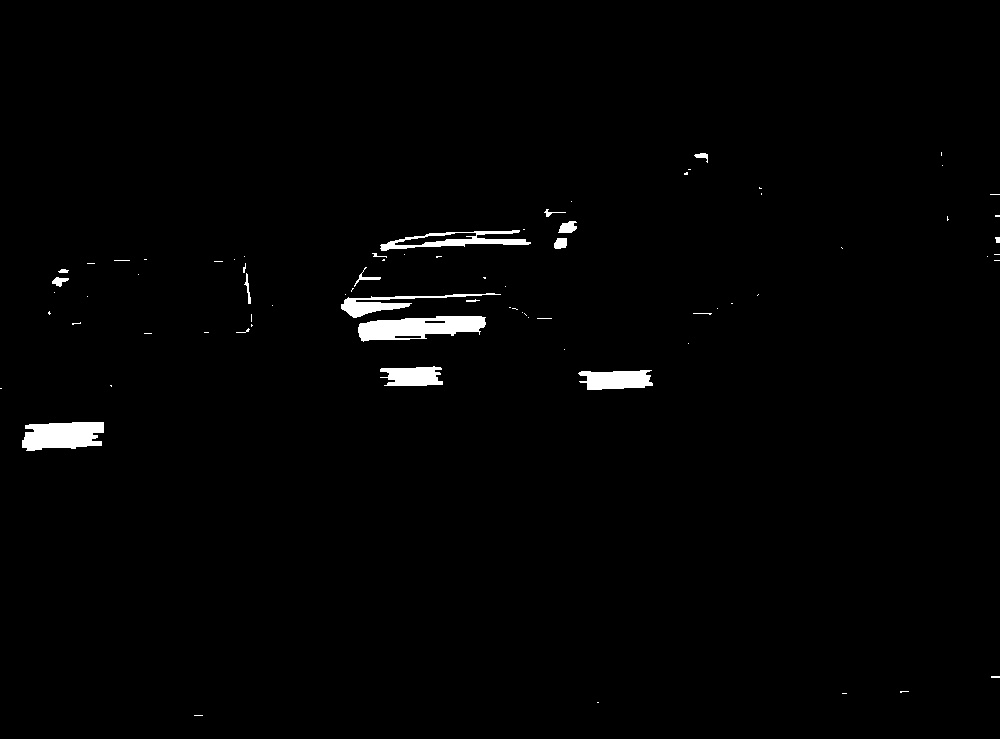
#> input picture resources/image/debug/3817_48_morph_close.jpg, 1000 x 739 px
$ python -i CPlateLocate.py   (imports and definitions only)
#> lines starting #> are read from the running program, lines starting #| are printed output that depends on the picture; after the words box and inside, x2 and y2 are one past the last pixel; in counts of white or black regions, pixels touching at a corner belong together
#> further down, picture is the input picture: shape (739, 1000, 3); min 0, max 255, mean 3.3
# -*- coding:utf-8 -*-
"""
@author:SiriYang
@file:CPlateLocate.py
@time:2018/8/8 11:15
"""

import cv2 as cv
import numpy as np

from prmod.config import Color
from test.core_func import calcSafeRect


class CPlateLocate:
    DEFAULT_GAUSSIANBLUR_SIZE = 5
    SOBEL_SCALE = 1
    SOBEL_DELTA = 0
    SOBEL_DDEPTH = cv.CV_16S
    SOBEL_X_WEIGHT = 1
    SOBEL_Y_WEIGHT = 0
    DEFAULT_MORPH_SIZE_WIDTH = 17
    DEFAULT_MORPH_SIZE_HEIGHT = 3

    WIDTH = 136
    HEIGHT = 36
    TYPE = cv.CV_8UC3

    DEFAULT_ERROR = 0.9
    DEFAULT_ASPECT = 3.75
    DEFAULT_VERIFY_MIN = 2
    DEFAULT_VERIFY_MAX = 24

    DEFAULT_ANGLE = 60

    DEFAULT_DEBUG = False

    def __init__(self):
        # 高斯模糊所用变量
        self.__GaussianBlurSize = CPlateLocate.DEFAULT_GAUSSIANBLUR_SIZE

        # 连接操作所用变量
        self.__MorphSizeWidth = CPlateLocate.DEFAULT_MORPH_SIZE_WIDTH
        self.__MorphSizeHeight = CPlateLocate.DEFAULT_MORPH_SIZE_HEIGHT

        # verifySize所用变量
        self.__error = CPlateLocate.DEFAULT_ERROR
        self.__aspect = CPlateLocate.DEFAULT_ASPECT
        self.__verifyMin = CPlateLocate.DEFAULT_VERIFY_MIN
        self.__verifyMax = CPlateLocate.DEFAULT_VERIFY_MAX

        # 角度判断所用变量
        self.__angle = CPlateLocate.DEFAULT_ANGLE

        # 是否开启调试模式，0关闭，非0开启
        self.__debug = CPlateLocate.DEFAULT_DEBUG

    def verifySizes(self, mr):

        error = self.__error

        """
        China car plate size: 440mm*140mm，aspect 3.142857
        Real car plate size: 136 * 32, aspect 4
        """
        aspect = self.__aspect

        min = self.__verifyMin * 34 * 8
        max = self.__verifyMax * 34 * 8

        rmin = aspect - aspect * error
        rmax = aspect + aspect * error

        width = mr[1][0]
        height = mr[1][1]

        if width == 0 or height == 0:
            return False

        area = width * height
        r = width / height

        if r < 1:
            r = height / width

        if area < min or area > max or r < rmin or r > rmax:
            return False
        else:
            return True

    # [17 lines left out: function setLifemode, not called in this run]

    def plateLocate(self, src, index):
        pass

    # [14 lines left out: functions plateColorLocate, colorSearch, not called in this run]

    def plateSobelLocateOld(self,src):
        """
        定位车牌图像
        :param src:原始图像
        :return:
            resultList 一个numpy.ndarray的list，存储所有抓取到的图像
            成功返回0，否则返回-1
        """
        resultList = []
        debugList = []

        scale = CPlateLocate.SOBEL_SCALE
        delta = CPlateLocate.SOBEL_DELTA
        ddepth = CPlateLocate.SOBEL_DDEPTH

        if type(src) == None:
            return -1, resultList, debugList

        # 高斯模糊。第二个参数中的数字影响车牌定位的效果。
        src_blur = cv.GaussianBlur(src, (self.__GaussianBlurSize, self.__GaussianBlurSize), 0, 0, cv.BORDER_DEFAULT)

        if self.__debug:
            cv.imwrite("resources/image/tmp/CPlateLocate_plateLocate_src_blur.jpg", src_blur)
            debugList.append(src_blur)

        # 将其转换为灰度图
        src_gray = cv.cvtColor(src_blur, cv.COLOR_BGR2GRAY)

        if self.__debug:
            cv.imwrite("resources/image/tmp/CPlateLocate_plateLocate_src_gray.jpg", src_gray)
            debugList.append(src_gray)

        grad_x = cv.Sobel(src_gray, ddepth, 1, 0, 3, 1, scale, delta, cv.BORDER_DEFAULT)
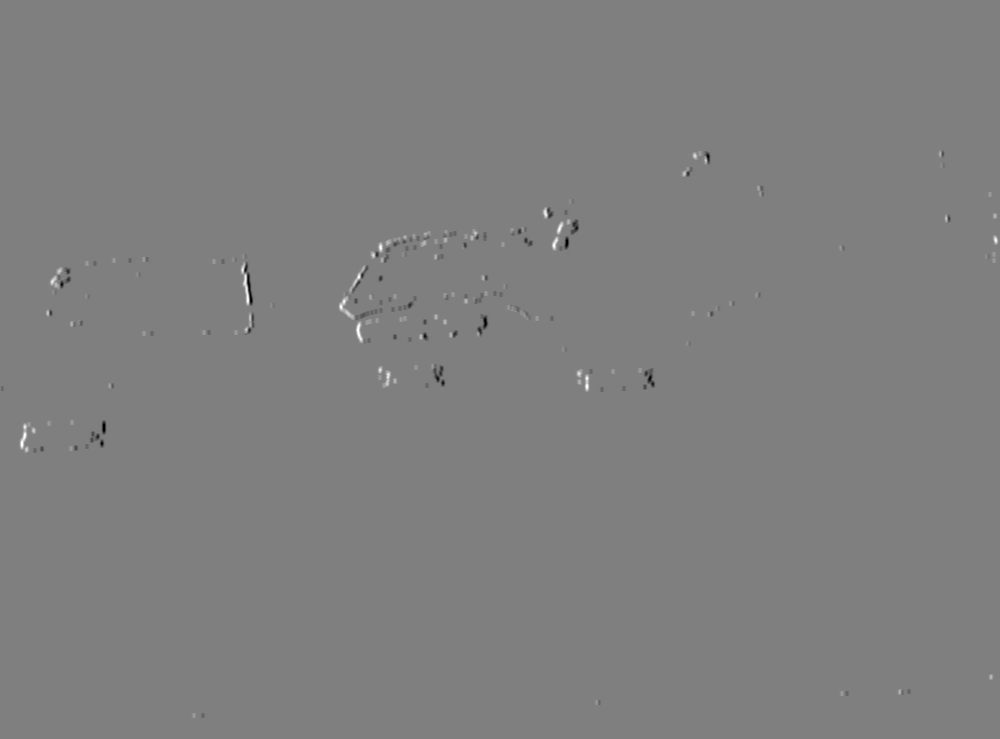
#> grad_x: shape (739, 1000) int16; min -159, max 159, mean 0; drawn with min black and max white
        abs_grad_x = cv.convertScaleAbs(grad_x)

        grad_y = cv.Sobel(src_gray, ddepth, 0, 1, 3, 1, scale, delta, cv.BORDER_DEFAULT)
        abs_grad_y = cv.convertScaleAbs(grad_y)
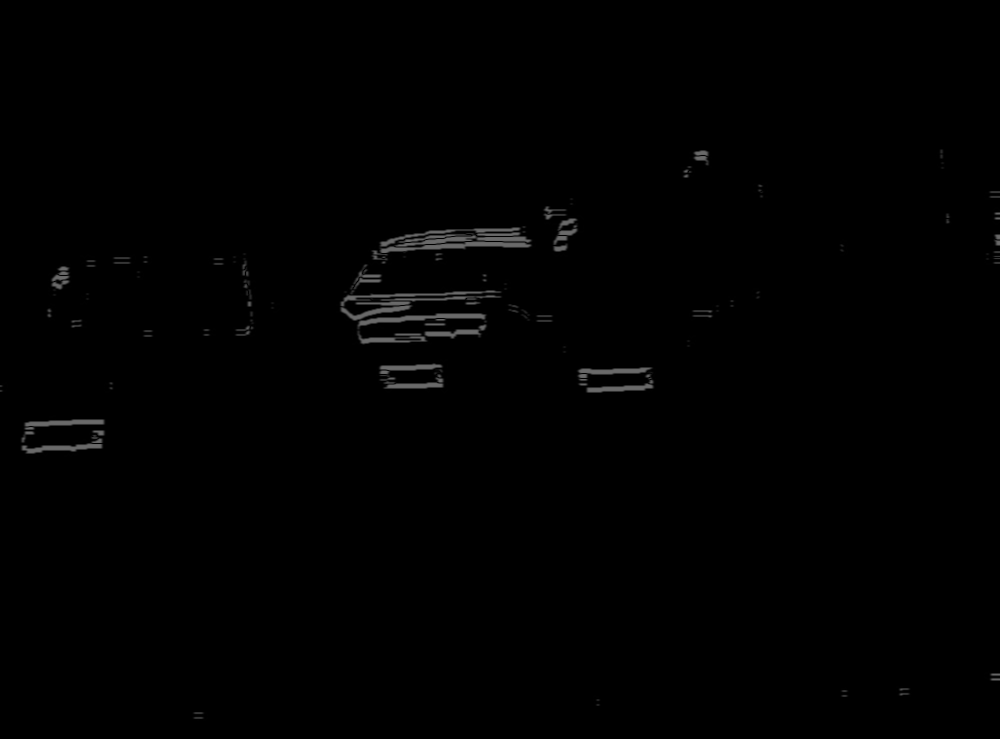
#> abs_grad_y: shape (739, 1000); min 0, max 107, mean 1.1

        grad = cv.addWeighted(abs_grad_x, CPlateLocate.SOBEL_X_WEIGHT, abs_grad_y, CPlateLocate.SOBEL_Y_WEIGHT, 0)

        if self.__debug:
            cv.imwrite("resources/image/tmp/CPlateLocate_plateLocate_grad.jpg", grad)
            debugList.append(grad)

        img_threshold = cv.threshold(grad, 0, 255, cv.THRESH_OTSU + cv.THRESH_BINARY)[1]
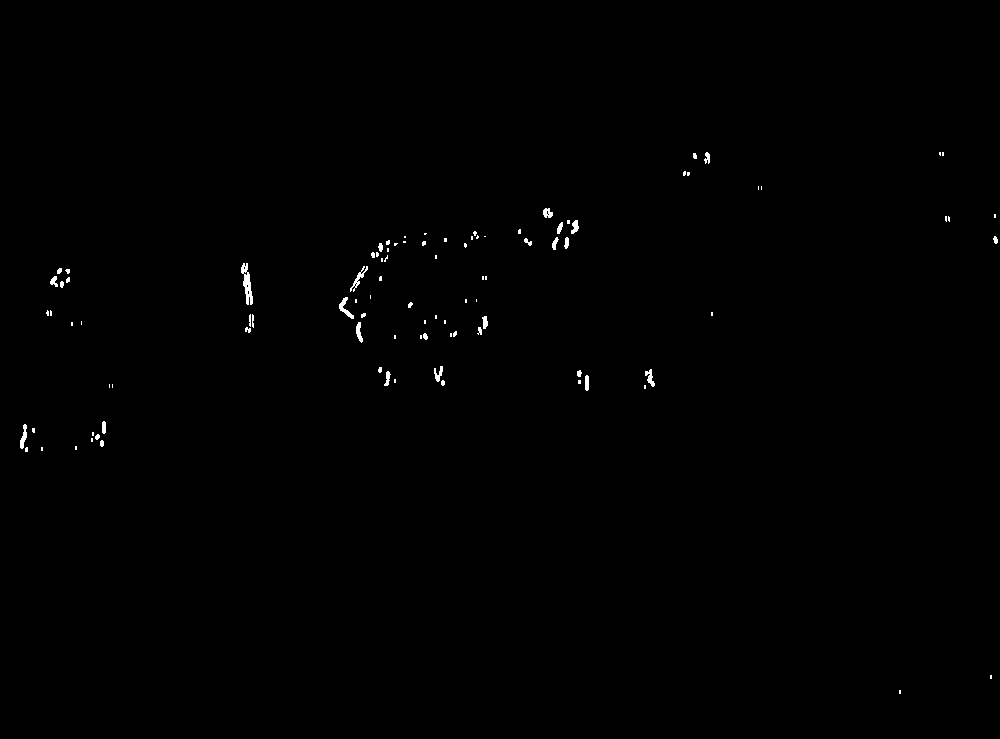
#> img_threshold: shape (739, 1000); 0.33% white; 99 white regions (63 under 20 px), largest, box (x1, y1, x2, y2) and area: (241, 263, 253, 305) 252, (350, 266, 368, 292) 116, (339, 297, 354, 319) 116

        if self.__debug:
            cv.imwrite("resources/image/tmp/CPlateLocate_plateLocate_img_threshold.jpg", img_threshold)
            debugList.append(img_threshold)

        element = cv.getStructuringElement(cv.MORPH_RECT, (self.__MorphSizeWidth, self.__MorphSizeHeight))
        img_threshold_close = cv.morphologyEx(img_threshold, cv.MORPH_CLOSE, element)
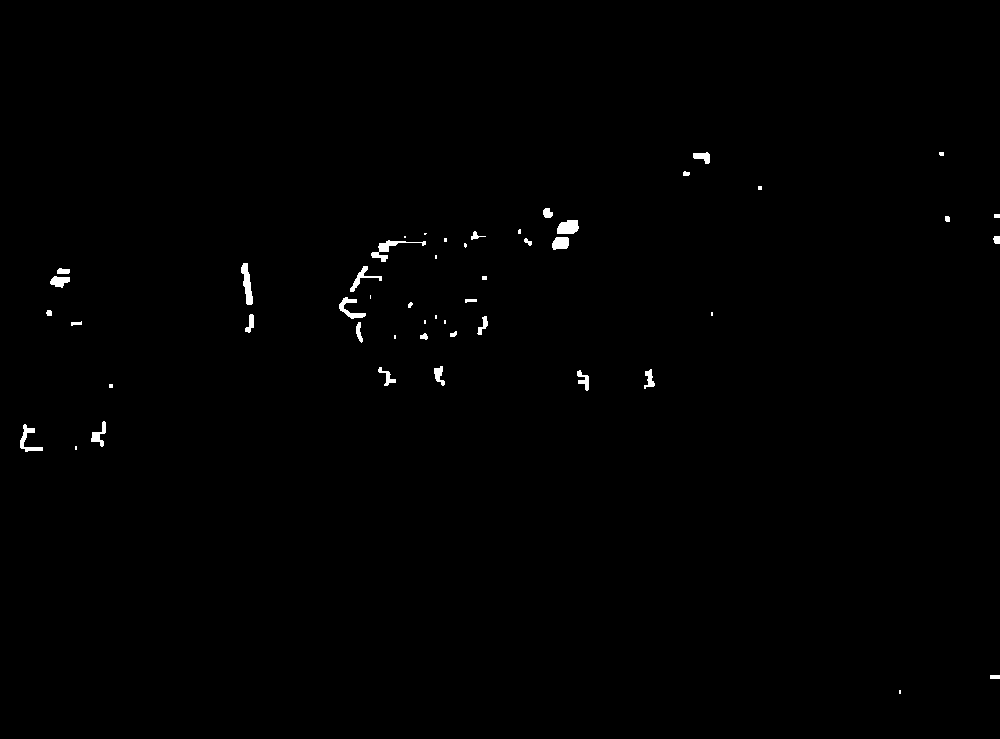
#> img_threshold_close: shape (739, 1000); 0.49% white; 50 white regions (17 under 20 px)

        if self.__debug:
            cv.imwrite("resources/image/tmp/CPlateLocate_plateLocate_img_threshold_close.jpg", img_threshold_close)
            debugList.append(img_threshold_close)

        contours = cv.findContours(img_threshold_close, cv.RETR_EXTERNAL, cv.CHAIN_APPROX_NONE)[1]
#> contours = 50 contours, 22 with area under 20; largest, box (x1, y1, x2, y2) and area: (241, 263, 253, 305) 232, (557, 220, 579, 234) 226, (371, 240, 426, 262) 205, (339, 297, 366, 319) 172, (20, 424, 43, 452) 163

        if self.__debug:
            result = src.copy()
            drawContoursResult = cv.drawContours(result, contours, -1, (0, 0, 255), 1)
            cv.imwrite("resources/image/tmp/CPlateLocate_plateLocate_drawContoursResult.jpg", drawContoursResult)
            debugList.append(drawContoursResult)

        if self.__debug:
            rect_img = result.copy()
            debugList.append(rect_img)

        k = 0
        for i in range(len(contours)):
            mr = cv.minAreaRect(contours[i])
            if self.verifySizes(mr):

                width = mr[1][0]
                height = mr[1][1]
                r = width / height
                angle = mr[2]
                center = (mr[0][0] + width / 2, mr[0][1] + height / 2)
                if r < 1:
                    angle = 90 + angle
                    width, height = height, width
                if angle - self.__angle < 0 and angle + self.__angle > 0:
                    rotmat = cv.getRotationMatrix2D(center, angle, 1)
                    rows, cols = src.shape[0], src.shape[1]
                    img_rotated = cv.warpAffine(src, rotmat, (rows, cols), cv.INTER_CUBIC)
                    k += 1
                    resultMat = self.showResultMat(img_rotated, (int(width), int(height)), mr[0], k)
                    resultList.append(resultMat)

                    if self.__debug:
                        rect_points = cv.boxPoints(mr)
                        rect_points = np.int0(rect_points)
                        rect_img = cv.drawContours(rect_img, [rect_points], -1, (0, 255, 255), 1)
#> this loop made 50 passes
#> (mr, area in verifySizes, angle, center, rotmat) on passes 30, 34: (((362.8, 276.6), (34.34, 19.61), -21.45), 673.4, -21.45, (380, 286.4), [[0.931, -0.366, 131], [0.366, 0.931, -119.1]]), (((397, 245.7), (55.2, 18.92), -22.83), 1044.3, -22.83, (424.6, 255.1), [[0.922, -0.388, 132.3], [0.388, 0.922, -144.8]])
#> (mr, area in verifySizes, angle, center) on pass 4: (((31, 437.5), (27, 22), -90), 594, -90, (44.5, 448.5))
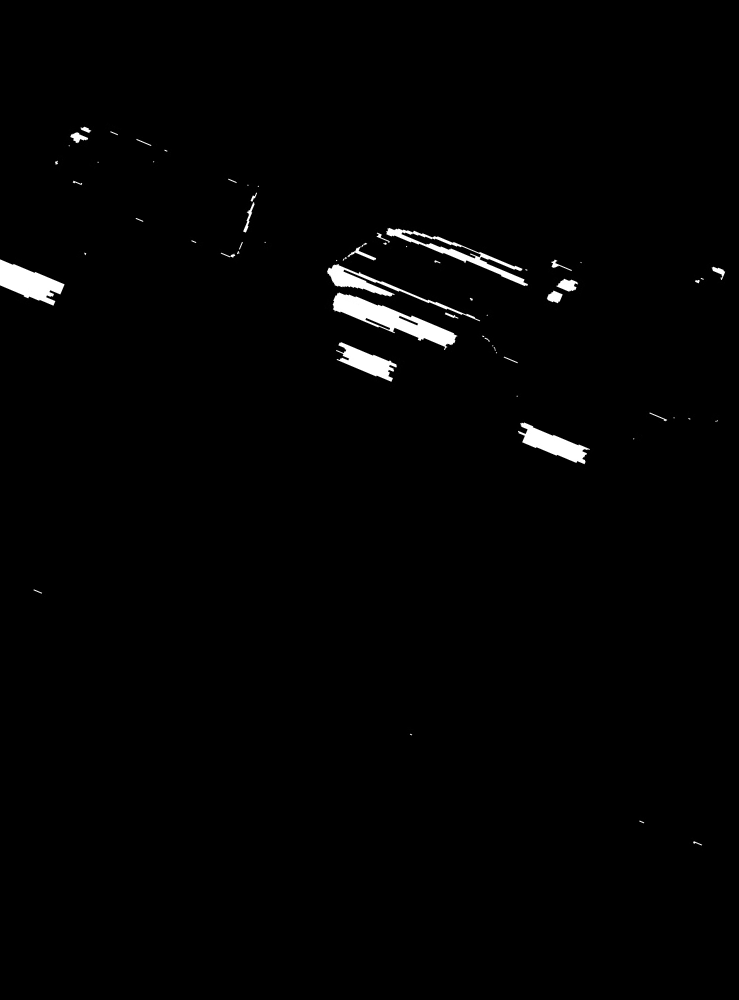
#> img_rotated: shape (1000, 739, 3); min 0, max 255, mean 3.1
#> after the loop, k = 2; resultList = 2 items

        if self.__debug:
            cv.imwrite("resources/image/tmp/CPlateLocate_plateLocate_rect_img.jpg", rect_img)

        return 0, resultList, debugList

    # [114 lines left out: functions plateSobelLocate, sobelFrtSearch, sobelSecSearchPart, sobelOper, not called in this run]


    def showResultMat(self, src, rect_size, point, index):

        img_crop = cv.getRectSubPix(src, rect_size, point)

        resultResized = cv.resize(img_crop, (CPlateLocate.WIDTH, CPlateLocate.HEIGHT), cv.INTER_CUBIC)

        if self.__debug:
            cv.imwrite("resources/image/tmp/CPlateLocate_plateLocate_resultResized" + str(index) + ".jpg", resultResized)

        return resultResized

    def setGaussianBlurSize(self, param):
        self.__GaussianBlurSize = param

    def getGaussianBlurSize(self):
        return self.__GaussianBlurSize

    def setMorphSizeWidth(self, param):
        self.__MorphSizeWidth = param

    def getMorphSizeWidth(self, param):
        return self.__MorphSizeWidth

    def setMorphSizeHeight(self, param):
        self.__MorphSizeHeight = param

    def getMorphSizeHeight(self, param):
        return self.__MorphSizeHeight

    def setVerifyError(self, param):
        self.__error = param

    def getVerifyError(self):
        return self.__error

    def setVerifyAspect(self, param):
        self.__aspect = param

    def getVerifyAspect(self):
        return self.__aspect

    def setVerifyMin(self, param):
        self.__verifyMin = param

    def setVerifyMiax(self, param):
        self.__verifyMax = param

    def setJudgeAngle(self, param):
        self.__angle = param

    def setDebug(self, param):
        self.__debug = param

    def getDebug(self):
        return self.__debug

>>> import cv2
>>> picture = cv2.imread('../resources/image/debug/3817_48_morph_close.jpg')
>>> result = CPlateLocate().plateSobelLocateOld(picture)

$ run again, on resources/image/debug/3817_50_morph_close.jpg
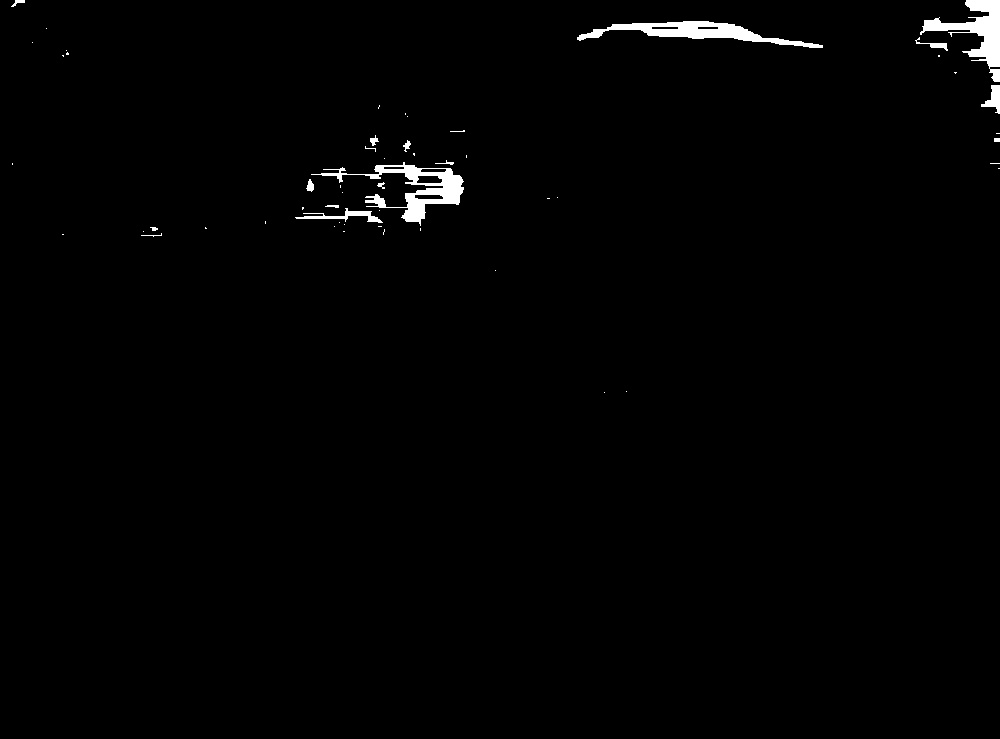
#> input picture resources/image/debug/3817_50_morph_close.jpg, 1000 x 739 px
#> picture is the input picture: shape (739, 1000, 3); min 0, max 255, mean 2.8
#> in plateSobelLocateOld, `img_threshold = cv.threshold(grad, 0, 255, cv.THRESH_OTSU + cv.THRESH_..`:
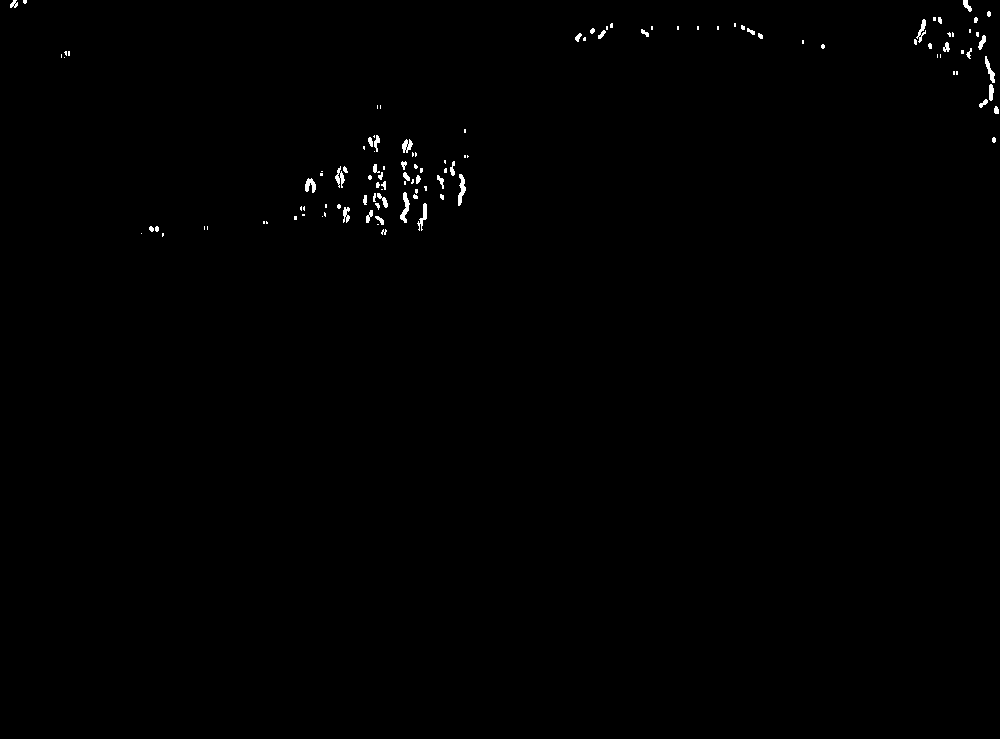
#> img_threshold: shape (739, 1000); 0.39% white; 116 white regions (68 under 20 px), largest, box (x1, y1, x2, y2) and area: (400, 192, 410, 223) 139, (458, 174, 466, 206) 136, (417, 203, 427, 231) 109
#> img_threshold_close: shape (739, 1000); 0.72% white; 36 white regions (15 under 20 px)
#> contours = 36 contours, 19 with area under 20; largest, box (x1, y1, x2, y2) and area: (400, 160, 466, 231) 1472, (914, 17, 1000, 114) 911, (325, 204, 384, 225) 279, (575, 23, 613, 42) 240, (363, 193, 388, 210) 236
#> the loop in plateSobelLocateOld, `for i in range(len(contours)):` made 36 passes
#> (mr, area in verifySizes, angle, center, rotmat) on pass 11: (((353.8, 215.3), (16.99, 60.64), -79.7), 1030.6, 10.3, (362.3, 245.6), [[0.984, 0.179, -38.1], [-0.179, 0.984, 68.76]])
#> after the loop in plateSobelLocateOld, `for i in range(len(contours)):`:
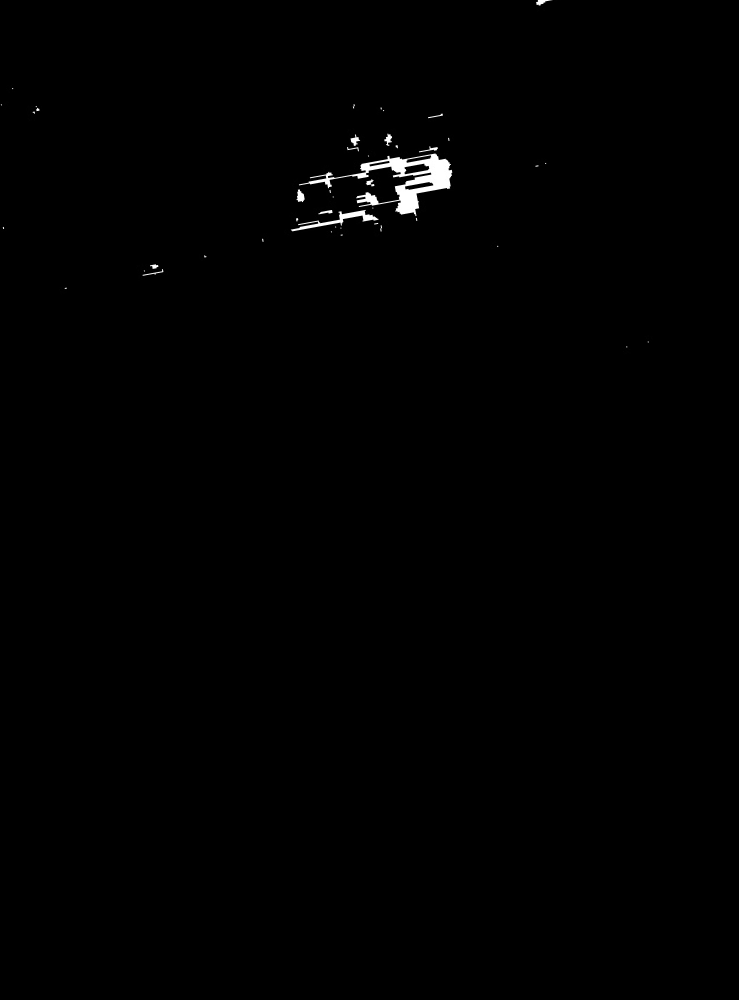
#> img_rotated: shape (1000, 739, 3); min 0, max 255, mean 1.1
#> after the loop in plateSobelLocateOld, `for i in range(len(contours)):`: k = 1; resultList = 1 item
